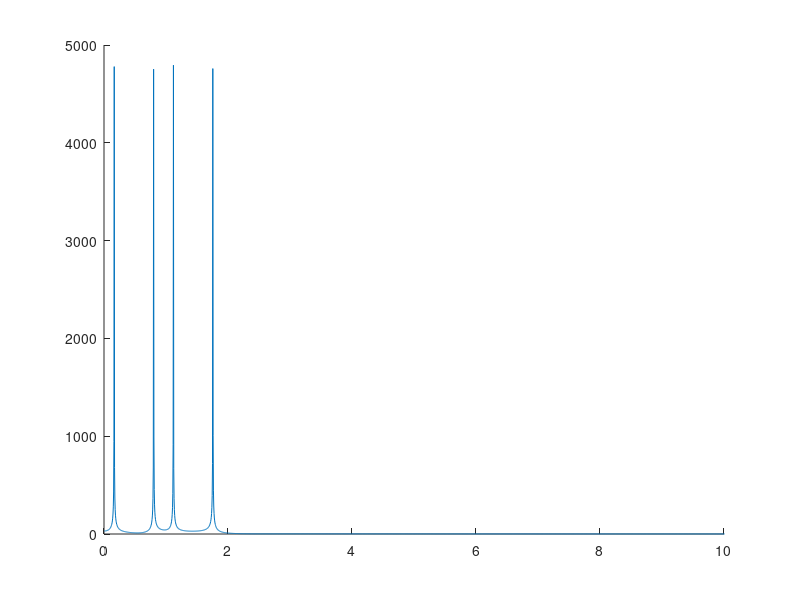

Write MATLAB code to recreate this figure.
domain=linspace(0,200,10000);
f1 = @(x) cos(7*x); %period = pi/7
f2 = @(x) sin(x); %period = pi/1
f3 = @(x) cos(5*x); %period = pi/5
f4 = @(x) sin(11*x); %period = pi/11
sum = @(x) f1(x)+f2(x)+f3(x)+f4(x);
test = sum(domain);
tr=fft(test);
trr=abs(tr);
recip=linspace(0,200,10000);
for x=1:10000
    recip(x)=x/200;
end
hold on
plot(recip,trr);
xlim([0,10]);
hold off
disp(pi/7);
disp(pi/1);
disp(pi/5);
disp(pi/11);